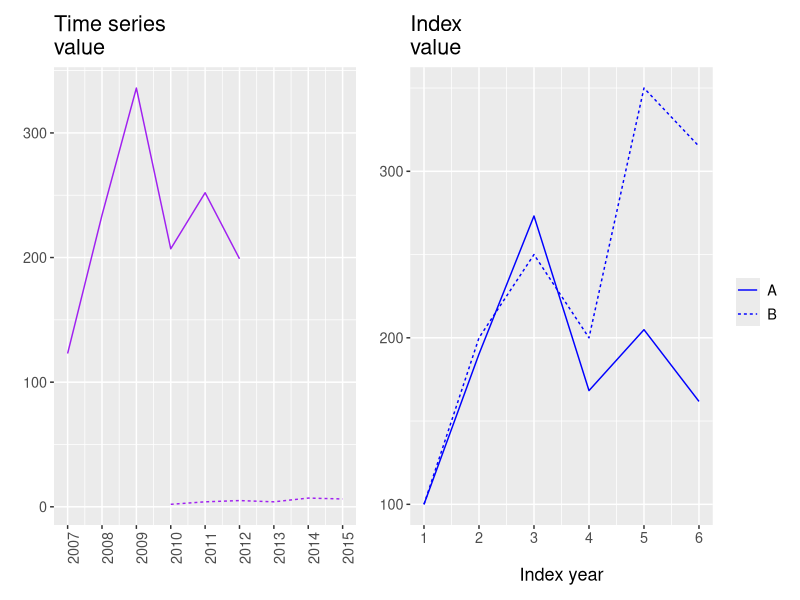

This figure's R source:
## ---- chunk 1
library("tidyverse")
library("patchwork")
ts3 <- tibble(
  year=2007:2015,
  A=c(123,234,336,207,252,199,NA,NA,NA),
  B=c(NA,NA,NA,2,4,5,4,7,6.3))
g_ts1 <- ts3 %>% pivot_longer(A:B) %>%
  ggplot(aes(x=year, y=value, lty=name)) +
  geom_line(show.legend=FALSE, color="purple") +
  scale_x_continuous(breaks=2007:2015) +
  labs(x=element_blank(), y=element_blank(), title="Time series\nvalue") +
  theme(text=element_text(size=13), axis.text.x=element_text(angle=90))
g_ts2 <- ts3 %>%
  mutate(ind_A=A/A[1]*100, ind_B=B/B[4]*100, ind_B=lead(ind_B,3)) %>%
  select(-A,-B) %>% drop_na %>%
  mutate(year=1:6) %>%
  pivot_longer(ind_A:ind_B) %>%
  ggplot(aes(x=year, y=value, lty=name)) + 
  geom_line(color="blue") +
  scale_linetype(name=element_blank(), labels=c("A","B")) +
  scale_x_continuous(breaks=1:6) +
  scale_y_continuous(breaks=seq(100,600,100)) +
  labs(x="Index year", y=element_blank(), title="Index\nvalue") +
  theme(text=element_text(size=13))
(g_ts1 + g_ts2)
## ---- chunk 2
if (knitr::is_latex_output()) {
  ex_items <- list(
    list(
      q = "You deposit $8,000 in a savings account with an annual interest rate of 3.5%.\n\n(a) Calculate the interest earned after one year.\n\n(b) Calculate the total amount in the account after one year.\n\n(c) If the interest rate changes to 4.2% in the second year, what will be the total amount after two years?",
      a = "(a) Interest = \\(8{,}000 \\times 0.035 = 280\\), (b) Total = \\(8{,}000 + 280 = 8{,}280\\) or \\(8{,}000 \\times 1.035 = 8{,}280\\), (c) After year 2: \\(8{,}280 \\times 1.042 = 8{,}627.76\\)\n\n"
    ),
    list(
      q = "A credit card has a nominal annual interest rate of 18%. Interest is compounded monthly.\n\n(a) What is the monthly interest rate?\n\n(b) If you borrow $5,000 and don't make any payments for 6 months, how much will you owe?\n\n(c) Calculate the effective annual interest rate when interest is compounded monthly.",
      a = "(a) Monthly rate = \\(0.18/12 = 0.015 = 1.5\\%\\), (b) Amount owed = \\(5{,}000 \\times 1.015^{6} = 5{,}467.45\\), (c) Effective annual rate = \\((1.015)^{12} - 1 = 1.1956 - 1 = 0.1956 = 19.56\\%\\)\n\n"
    ),
    list(
      q = "You take a loan of \\$15,000 with a nominal interest rate of 8% per year. The bank charges a setup fee of \\$450 and a monthly billing fee of \\$25 for 24 months.\n\n(a) Calculate the total amount of fees (excluding the nominal interest).\n\n(b) Calculate the total cost of the loan including all fees and interest over 24 months.\n\n(c) What is the effective interest rate for this loan?",
      a = "(a) Total fees = \\(450 + (25 \\times 24) = 450 + 600 = 1{,}050\\), (b) Interest over 24 months = \\(15{,}000 \\times 0.08 \\times 2 = 2{,}400\\); Total cost = \\(15{,}000 + 2{,}400 + 1{,}050 = 18{,}450\\), (c) Effective interest = \\((18{,}450 - 15{,}000)/15{,}000 = 3{,}450/15{,}000 = 0.23 = 23\\%\\)\n\n"
    ),
    list(
      q = "The following data shows quarterly sales (in thousands) for a company: Q1 2023: 450, Q2 2023: 520, Q3 2023: 480, Q4 2023: 610, Q1 2024: 490, Q2 2024: 585.\n\n(a) Create an index with Q1 2023 as the base period (=100).\n\n(b) Calculate the percentage change in sales from Q3 2023 to Q4 2023.\n\n(c) What is the average quarterly growth rate for the entire period?",
      a = "(a) Q1 2023: 100, Q2 2023: 115.6, Q3 2023: 106.7, Q4 2023: 135.6, Q1 2024: 108.9, Q2 2024: 130.0, (b) \\( (610-480)/480=130/480=0.271=27.1\\%\\) , c) Average growth = \\( (585/450)^{1/5}-1=1.3^{0.2}-1=0.0539=5.39\\%\\) per quarter\n\n"
    ),
    list(
      q = "The population of a city was 250,000 in 2010, 275,000 in 2015, and 308,000 in 2020.\n\n(a) a) Create a population index with 2010 as the base year.\n\n(b) b) Calculate the percentage growth from 2010 to 2020.\n\n(c) c) What was the average annual growth rate between 2015 and 2020?",
      a = "(a) 2010: 100, 2015: 110, 2020: 123.2, (b) \\( (308,000-250,000)/250,000=58,000/250,000=0.232=23.2\\%\\) , c) Annual rate = \\( (308,000/275,000)^{1/5}-1=1.12^{0.2}-1=0.0229=2.29\\%\\)\n\n"
    ),
    list(
      q = "Income data for two groups (in dollars): Group A had median income of \\( 35,000 in 2015 and \\) 42,500 in 2023. Group B had median income of \\( 65,000 in 2015 and \\) 72,000 in 2023.\n\n(a) a) Create income indices for both groups with 2015 as the base year.\n\n(b) b) Which group experienced higher percentage growth?\n\n(c) c) Calculate the ratio of Group B's income to Group A's income for both years. Has inequality increased or decreased?",
      a = "(a) Group A: 2015: 100, 2023: 121.4; Group B: 2015: 100, 2023: 110.8, (b) Group A: 21.4% growth, Group B: 10.8% growth; Group A experienced higher growth, c) 2015: \\(\\\\) 65,000/\\\\( 35,000=1.86 \\) ; 2023: \\(\\\\) 72,000/\\\\( 42,500=1.69 \\) ; Inequality has decreased\n\n"
    ),
    list(
      q = "A laptop cost $2,400 in 2018. The CPI was 251.1 in 2018 and 304.7 in 2024.\n\n(a) Calculate the real price of the 2018 laptop in 2024 dollars.\n\n(b) If a similar laptop costs$ 1,800 in 2024, has the real price increased or decreased?\n\n(c) By what percentage has the real price changed?",
      a = "(a) Real price in 2024 dollars = \\(2{,}400 \\times (304.7/251.1) = 2{,}400 \\times 1.213 = 2{,}911.20\\), (b) Real price has decreased (nominal 1,800 < real equivalent 2,911.20), (c) Percentage change = \\((1{,}800 - 2{,}911.20)/2{,}911.20 = -0.382 = -38.2\\%\\)\n\n"
    ),
    list(
      q = "GDP per capita for a country was: 2019: \\( 45,200, 2020: \\) 43,800, 2021: \\( 44,900, 2022: \\) 46,100, 2023: $47,500.\n\n(a) Calculate the annual growth rate for each year.\n\n(b) What was the average annual growth rate for the period 2020-2023?\n\n(c) Calculate a 3-year moving average for the growth rates (for years where it's possible).",
      a = "(a) 2020: \\(-3.1\\%\\) , 2021: \\( 2.5\\%\\) , 2022: \\( 2.7 \\) %, 2023: 3.0%, (b) Average 2020-2023 = \\( (47,500/43,800)^{1/3}-1]=[1.084^{0.333}-1]=0.027=2.7\\%\\) , c) 2021: 0.7%, 2022: 2.73%\n\n"
    ),
    list(
      q = "Child mortality data shows: Country X had 185 deaths per 1,000 children under 5 in 1990 and 28 per 1,000 in 2020. Country Y had 45 per 1,000 in 1990 and 8 per 1,000 in 2020.\n\n(a) Calculate the change in percentage points for each country.\n\n(b) Calculate the percentage reduction in child mortality for each country.\n\n(c) Which country achieved a greater relative improvement?",
      a = "(a) Country X: \\(-15.7 \\) percentage points, Country Y: \\(-3.7 \\) percentage points, (b) Country X: \\( (185-28)/185=84.9\\%\\) reduction, Country Y: \\( (45-8)/45=82.2\\%\\) reduction, c) Country X achieved greater relative improvement (84.9% vs 82.2%)\n\n"
    ),
    list(
      q = "An investment of $20,000 earns 2.5% interest for the first 3 years, then 3.8% for the next 2 years (compound interest applies).\n\n(a) Calculate the value after 3 years.\n\n(b) Calculate the final value after 5 years.\n\n(c) What is the average annual growth rate over the entire 5-year period?",
      a = "(a) After 3 years: \\(\\\\) 20,000\\times1.025^{3}=\\\\( 21,550.63 \\) , (b) After 5 years: \\(\\\\) 21,550.63\\times1.038^{2}=\\\\( 23,223.84 \\) , c) Average annual rate = \\( (\\\\) 23,223.84/\\\\( 20,000)^{1/5}-1=1.1612^{0.2}-1=0.0303=3.03\\%\\)\n\n"
    )
  )
  for (i in seq_along(ex_items)) {
    cat("**", i, ".** ", ex_items[[i]]$q, "\n\n", sep="")
    if (nzchar(trimws(ex_items[[i]]$a)))
      cat("*Answer:* ", ex_items[[i]]$a, "\n\n", sep="")
  }
}
